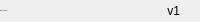
              <widget class="QFrame" name="bottomBar">
               <property name="minimumSize">
                <size>
                 <width>0</width>
                 <height>22</height>
                </size>
               </property>
               <property name="maximumSize">
                <size>
                 <width>16777215</width>
                 <height>22</height>
                </size>
               </property>
               <property name="frameShape">
                <enum>QFrame::NoFrame</enum>
               </property>
               <property name="frameShadow">
                <enum>QFrame::Raised</enum>
               </property>
               <layout class="QHBoxLayout" name="horizontalLayout_5">
                <property name="spacing">
                 <number>0</number>
                </property>
                <property name="leftMargin">
                 <number>0</number>
                </property>
                <property name="topMargin">
                 <number>0</number>
                </property>
                <property name="rightMargin">
                 <number>0</number>
                </property>
                <property name="bottomMargin">
                 <number>0</number>
                </property>
                <item>
                 <widget class="QLabel" name="creditsLabel">
                  <property name="maximumSize">
                   <size>
                    <width>16777215</width>
                    <height>16</height>
                   </size>
                  </property>
                  <property name="font">
                   <font>
                    <family>Segoe UI</family>
                    <pointsize>-1</pointsize>
                    <italic>false</italic>
                    <bold>false</bold>
                   </font>
                  </property>
                  <property name="text">
                   <string>prod. by: ar3love</string>
                  </property>
                  <property name="alignment">
                   <set>Qt::AlignLeading|Qt::AlignLeft|Qt::AlignVCenter</set>
                  </property>
                 </widget>
                </item>
                <item>
                 <widget class="QLabel" name="version">
                  <property name="text">
                   <string>v1</string>
                  </property>
                  <property name="alignment">
                   <set>Qt::AlignRight|Qt::AlignTrailing|Qt::AlignVCenter</set>
                  </property>
                 </widget>
                </item>
                <item>
                 <widget class="QFrame" name="frame_size_grip">
                  <property name="minimumSize">
                   <size>
                    <width>20</width>
                    <height>0</height>
                   </size>
                  </property>
                  <property name="maximumSize">
                   <size>
                    <width>20</width>
                    <height>16777215</height>
                   </size>
                  </property>
                  <property name="frameShape">
                   <enum>QFrame::NoFrame</enum>
                  </property>
                  <property name="frameShadow">
                   <enum>QFrame::Raised</enum>
                  </property>
                 </widget>
                </item>
               </layout>
              </widget>
